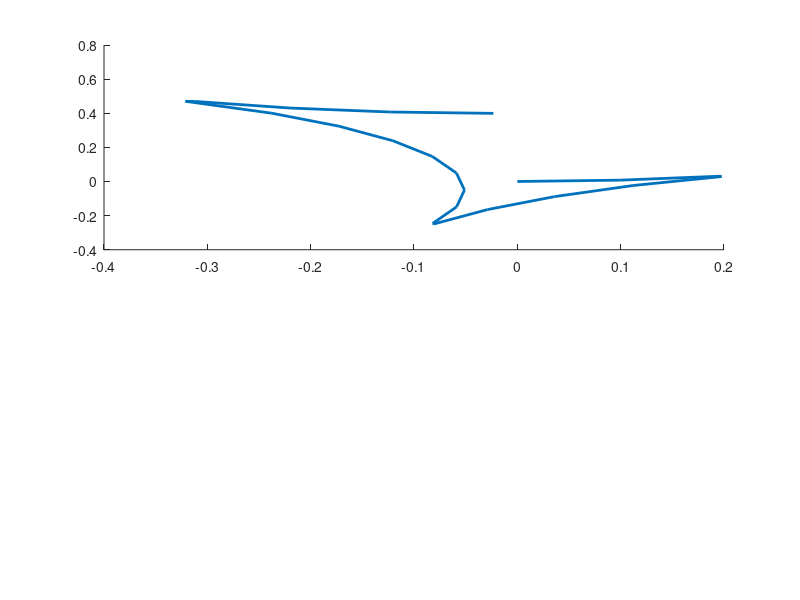

This figure's MATLAB source: (Note: this script raises an error after producing the figure.)
clf 
path = "/Users/djoroya/Documents/GitHub/SHE-ControlTheory-slides/videos";
Nt = 21;
tspan = linspace(0,pi,Nt);
dt = tspan(2)-tspan(1);
ft = sin(6*tspan) + cos(3*tspan+0.5);
ft = sign(ft);

f = @(t) interp1(tspan,ft,t);

dyn = @(t,x) (2/pi)*f(t)*[ cos(t); sin(t)];

x0 = [0;0];

[~,xt] = ode45(dyn,tspan,x0);


xT = (2/pi)*trapz(tspan,cos(tspan).*ft);
yT = (2/pi)*trapz(tspan,sin(tspan).*ft);

figure('Units','norm','pos',[0 0 0.5 0.5])
clf
subplot(2,1,1)
hold on
plot(xt(:,1),xt(:,2),'LineWidth',2)

yline(0)
xline(0)

iplot = plot(xt(1,1),xt(1,2),'Marker','.','MarkerSize',18);

xlim([-0.5 0.5])
ylim([-0.5 0.8])

title("Sistema dinámico","Interpreter","latex")
xlabel('$\alpha_1$','Interpreter','latex','FontSize',21)
ylabel('$\beta_1$','Interpreter','latex','FontSize',21)


subplot(2,2,3)
hold on
yline(-1,'g','LineWidth',1)
yline(1,'r','LineWidth',1)

plot(tspan,ft,'LineWidth',2,'Marker','.','MarkerSize',20);

jplot =plot(tspan(1),ft(1),'Marker','.','MarkerSize',18);

title("Control")
xlabel("\tau",'FontSize',21)
ylabel("$u(\tau)$",'Interpreter','latex','FontSize',21)
ylim([-1.5 1.5])
xlim([0 pi])

subplot(2,2,4)


bar([1,2],[xT,yT]);
title('Coeficientes de Fourier')
xticklabels({'\alpha_1','\beta_1'})
ylim([-0.3  0.6])
%%

subplot(2,1,1)
cla
hold on
plot(xt(end,1)-xt(:,1),xt(end,2) - xt(:,2),'LineWidth',2,'Marker','o')

p1plot = plot([ xt(end,1) - xt(1,1),xt(end,1) - xt(1,1) -  dt*(2/pi)*ft(1)*cos(tspan(1))] , ...
                 [ xt(end,2) - xt(1,2),xt(end,2) - xt(1,2) -  dt*(2/pi)*ft(1)*sin(tspan(1))],'r','LineWidth',2);

p2plot = plot([ xt(end,1) - xt(1,1),xt(end,1) - xt(1,1) +  dt*(2/pi)*ft(1)*cos(tspan(1))] , ...
              [ xt(end,2) - xt(1,2),xt(end,2) - xt(1,2) +  dt*(2/pi)*ft(1)*sin(tspan(1))],'g','LineWidth',2);

yline(0)
xline(0)

iplot = plot(xt(end,1)-xt(1,1),xt(end,2)-xt(1,2),'Marker','.','MarkerSize',18);

xlim([-0.5 0.5])
ylim([-0.5 0.8])

title("Sistema dinámico","Interpreter","latex")
xlabel('$\alpha_1$','Interpreter','latex','FontSize',21)
ylabel('$\beta_1$','Interpreter','latex','FontSize',21)


v = VideoWriter(fullfile(path,'peaks-rev-fewnt'),'MPEG-4');
v.FrameRate = 0.8;
open(v);
%
%
for it = 1:Nt
   iplot.XData = xt(end,1) - xt(it,1); 
   iplot.YData = xt(end,2) - xt(it,2);
   
   jplot.XData = tspan(it);
   jplot.YData = ft(it);
   %
   p1plot.XData = [ xt(end,1) - xt(it,1),xt(end,1) - xt(it,1) -  dt*(2/pi)*cos(tspan(it))];
   p1plot.YData = [ xt(end,2) - xt(it,2),xt(end,2) - xt(it,2) -  dt*(2/pi)*sin(tspan(it))];
  
   p2plot.XData = [ xt(end,1) - xt(it,1),xt(end,1) - xt(it,1) +  dt*(2/pi)*cos(tspan(it))];
   p2plot.YData = [ xt(end,2) - xt(it,2),xt(end,2) - xt(it,2) +  dt*(2/pi)*sin(tspan(it))];
   
   title("Sistema dinámico | t = "+it,"Interpreter","latex")

     if true
    frame = getframe(gcf);
    writeVideo(v,frame);
   else
     pause(0.2)  
   end
end
close(v);